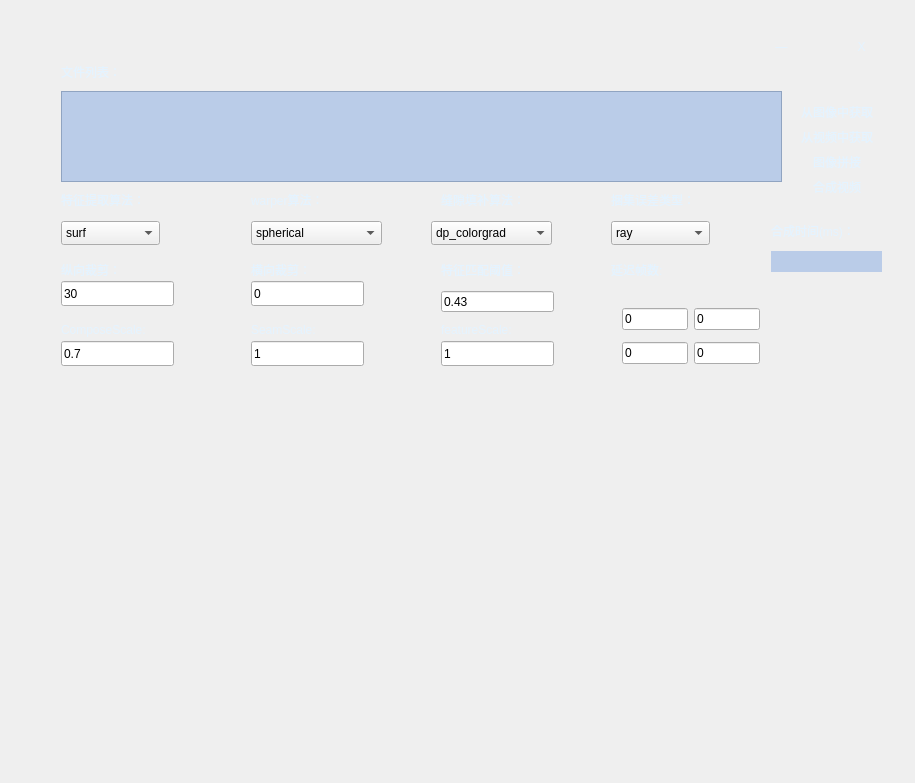
<?xml version="1.0" encoding="UTF-8"?>
<ui version="4.0">
 <class>StitchWindow</class>
 <widget class="QDialog" name="StitchWindow">
  <property name="geometry">
   <rect>
    <x>0</x>
    <y>0</y>
    <width>915</width>
    <height>783</height>
   </rect>
  </property>
  <property name="windowTitle">
   <string>StitchWindow</string>
  </property>
  <property name="styleSheet">
   <string notr="true">#frame{
/*background-color: rgb(125, 142, 255);*/
border-image:url(./background.jpg);
border-radius:30px;
padding:20px;
}
QPushButton{
	font: 75 italic 9pt &quot;Arial&quot;;
    border:0px;
    background:rgba(255,255,255,0);
	color: rgb(228, 243, 255);
}
QPushButton:hover                                               
{
    background: rgba(30,144,255,0.7);                         
}
QLabel
{
    color: rgb(228, 243, 255);   
}
QListView
{
	background-color: rgba(163, 189, 229,0.7);
}</string>
  </property>
  <layout class="QGridLayout" name="gridLayout">
   <item row="0" column="1">
    <widget class="QFrame" name="frame">
     <property name="frameShape">
      <enum>QFrame::StyledPanel</enum>
     </property>
     <property name="frameShadow">
      <enum>QFrame::Raised</enum>
     </property>
     <widget class="QPushButton" name="closeButton">
      <property name="geometry">
       <rect>
        <x>810</x>
        <y>0</y>
        <width>81</width>
        <height>71</height>
       </rect>
      </property>
      <property name="text">
       <string>X</string>
      </property>
     </widget>
     <widget class="QPushButton" name="minimizeButton">
      <property name="geometry">
       <rect>
        <x>730</x>
        <y>0</y>
        <width>81</width>
        <height>71</height>
       </rect>
      </property>
      <property name="text">
       <string>—</string>
      </property>
     </widget>
     <widget class="QListView" name="fileNameView">
      <property name="geometry">
       <rect>
        <x>50</x>
        <y>80</y>
        <width>721</width>
        <height>91</height>
       </rect>
      </property>
     </widget>
     <widget class="QLabel" name="label">
      <property name="geometry">
       <rect>
        <x>50</x>
        <y>50</y>
        <width>81</width>
        <height>21</height>
       </rect>
      </property>
      <property name="text">
       <string>文件列表：</string>
      </property>
     </widget>
     <widget class="QComboBox" name="featureSelect">
      <property name="geometry">
       <rect>
        <x>50</x>
        <y>210</y>
        <width>99</width>
        <height>24</height>
       </rect>
      </property>
      <item>
       <property name="text">
        <string>surf</string>
       </property>
      </item>
      <item>
       <property name="text">
        <string>orb</string>
       </property>
      </item>
     </widget>
     <widget class="QLabel" name="label_2">
      <property name="geometry">
       <rect>
        <x>50</x>
        <y>180</y>
        <width>131</width>
        <height>18</height>
       </rect>
      </property>
      <property name="text">
       <string>特征提取算法：</string>
      </property>
     </widget>
     <widget class="QLabel" name="label_3">
      <property name="geometry">
       <rect>
        <x>240</x>
        <y>180</y>
        <width>91</width>
        <height>18</height>
       </rect>
      </property>
      <property name="text">
       <string>warper算法：</string>
      </property>
     </widget>
     <widget class="QComboBox" name="cameraSelect">
      <property name="geometry">
       <rect>
        <x>240</x>
        <y>210</y>
        <width>131</width>
        <height>24</height>
       </rect>
      </property>
      <item>
       <property name="text">
        <string>spherical</string>
       </property>
      </item>
      <item>
       <property name="text">
        <string>cylindrical</string>
       </property>
      </item>
     </widget>
     <widget class="QLabel" name="label_4">
      <property name="geometry">
       <rect>
        <x>760</x>
        <y>210</y>
        <width>111</width>
        <height>20</height>
       </rect>
      </property>
      <property name="text">
       <string>合成时间(ms)：</string>
      </property>
     </widget>
     <widget class="QLabel" name="timeLabel">
      <property name="geometry">
       <rect>
        <x>760</x>
        <y>240</y>
        <width>111</width>
        <height>21</height>
       </rect>
      </property>
      <property name="styleSheet">
       <string notr="true">background-color: rgba(163, 189, 229,0.7);</string>
      </property>
      <property name="text">
       <string/>
      </property>
     </widget>
     <widget class="QComboBox" name="seamSelect">
      <property name="geometry">
       <rect>
        <x>420</x>
        <y>210</y>
        <width>121</width>
        <height>24</height>
       </rect>
      </property>
      <item>
       <property name="text">
        <string>dp_colorgrad</string>
       </property>
      </item>
      <item>
       <property name="text">
        <string>gc_colorgrad</string>
       </property>
      </item>
      <item>
       <property name="text">
        <string>dp_color</string>
       </property>
      </item>
      <item>
       <property name="text">
        <string>gc_color</string>
       </property>
      </item>
     </widget>
     <widget class="QLabel" name="label_5">
      <property name="geometry">
       <rect>
        <x>430</x>
        <y>180</y>
        <width>121</width>
        <height>18</height>
       </rect>
      </property>
      <property name="text">
       <string>缝隙填补算法：</string>
      </property>
     </widget>
     <widget class="QLabel" name="result">
      <property name="geometry">
       <rect>
        <x>40</x>
        <y>390</y>
        <width>801</width>
        <height>341</height>
       </rect>
      </property>
      <property name="text">
       <string/>
      </property>
     </widget>
     <widget class="QLineEdit" name="matchConf">
      <property name="geometry">
       <rect>
        <x>430</x>
        <y>280</y>
        <width>113</width>
        <height>21</height>
       </rect>
      </property>
      <property name="text">
       <string>0.43</string>
      </property>
     </widget>
     <widget class="QLabel" name="label_6">
      <property name="geometry">
       <rect>
        <x>430</x>
        <y>250</y>
        <width>131</width>
        <height>18</height>
       </rect>
      </property>
      <property name="text">
       <string>特征匹配阈值：</string>
      </property>
     </widget>
     <widget class="QLineEdit" name="cuty">
      <property name="geometry">
       <rect>
        <x>50</x>
        <y>270</y>
        <width>113</width>
        <height>25</height>
       </rect>
      </property>
      <property name="text">
       <string>30</string>
      </property>
     </widget>
     <widget class="QLineEdit" name="cutx">
      <property name="geometry">
       <rect>
        <x>240</x>
        <y>270</y>
        <width>113</width>
        <height>25</height>
       </rect>
      </property>
      <property name="text">
       <string>0</string>
      </property>
     </widget>
     <widget class="QLabel" name="label_7">
      <property name="geometry">
       <rect>
        <x>50</x>
        <y>250</y>
        <width>81</width>
        <height>18</height>
       </rect>
      </property>
      <property name="text">
       <string>纵向裁剪：</string>
      </property>
     </widget>
     <widget class="QLabel" name="label_8">
      <property name="geometry">
       <rect>
        <x>240</x>
        <y>250</y>
        <width>81</width>
        <height>18</height>
       </rect>
      </property>
      <property name="text">
       <string>横向裁剪：</string>
      </property>
     </widget>
     <widget class="QWidget" name="verticalLayoutWidget">
      <property name="geometry">
       <rect>
        <x>770</x>
        <y>80</y>
        <width>112</width>
        <height>117</height>
       </rect>
      </property>
      <layout class="QVBoxLayout" name="verticalLayout">
       <item>
        <widget class="QPushButton" name="openImageButton">
         <property name="text">
          <string>从图像中获取</string>
         </property>
        </widget>
       </item>
       <item>
        <widget class="QPushButton" name="openVideoButton">
         <property name="text">
          <string>从视频中获取</string>
         </property>
        </widget>
       </item>
       <item>
        <widget class="QPushButton" name="outImageButton">
         <property name="text">
          <string>图像拼接</string>
         </property>
        </widget>
       </item>
       <item>
        <widget class="QPushButton" name="outVideoButton">
         <property name="text">
          <string>合成视频</string>
         </property>
        </widget>
       </item>
      </layout>
     </widget>
     <widget class="QLabel" name="label_9">
      <property name="geometry">
       <rect>
        <x>600</x>
        <y>180</y>
        <width>121</width>
        <height>18</height>
       </rect>
      </property>
      <property name="text">
       <string>捆集误差类型：</string>
      </property>
     </widget>
     <widget class="QLabel" name="label_10">
      <property name="geometry">
       <rect>
        <x>600</x>
        <y>250</y>
        <width>131</width>
        <height>18</height>
       </rect>
      </property>
      <property name="text">
       <string>延迟帧数:</string>
      </property>
     </widget>
     <widget class="QComboBox" name="errorSelect">
      <property name="geometry">
       <rect>
        <x>600</x>
        <y>210</y>
        <width>99</width>
        <height>24</height>
       </rect>
      </property>
      <item>
       <property name="text">
        <string>ray</string>
       </property>
      </item>
      <item>
       <property name="text">
        <string>reproj</string>
       </property>
      </item>
     </widget>
     <widget class="QLabel" name="label_11">
      <property name="geometry">
       <rect>
        <x>430</x>
        <y>310</y>
        <width>121</width>
        <height>18</height>
       </rect>
      </property>
      <property name="text">
       <string>featureScale:</string>
      </property>
     </widget>
     <widget class="QLineEdit" name="featureScale">
      <property name="geometry">
       <rect>
        <x>430</x>
        <y>330</y>
        <width>113</width>
        <height>25</height>
       </rect>
      </property>
      <property name="text">
       <string>1</string>
      </property>
     </widget>
     <widget class="QLineEdit" name="composeScale">
      <property name="geometry">
       <rect>
        <x>50</x>
        <y>330</y>
        <width>113</width>
        <height>25</height>
       </rect>
      </property>
      <property name="text">
       <string>0.7</string>
      </property>
     </widget>
     <widget class="QLineEdit" name="seamScale">
      <property name="geometry">
       <rect>
        <x>240</x>
        <y>330</y>
        <width>113</width>
        <height>25</height>
       </rect>
      </property>
      <property name="text">
       <string>1</string>
      </property>
     </widget>
     <widget class="QLabel" name="label_12">
      <property name="geometry">
       <rect>
        <x>50</x>
        <y>310</y>
        <width>121</width>
        <height>18</height>
       </rect>
      </property>
      <property name="text">
       <string>ComposeScale:</string>
      </property>
     </widget>
     <widget class="QLabel" name="label_13">
      <property name="geometry">
       <rect>
        <x>240</x>
        <y>310</y>
        <width>101</width>
        <height>18</height>
       </rect>
      </property>
      <property name="text">
       <string>SeamScale:</string>
      </property>
     </widget>
     <widget class="QWidget" name="gridLayoutWidget">
      <property name="geometry">
       <rect>
        <x>600</x>
        <y>280</y>
        <width>160</width>
        <height>91</height>
       </rect>
      </property>
      <layout class="QGridLayout" name="gridLayout_2">
       <item row="0" column="2">
        <widget class="QLineEdit" name="frameDelay_2">
         <property name="text">
          <string>0</string>
         </property>
        </widget>
       </item>
       <item row="0" column="1">
        <widget class="QLineEdit" name="frameDelay">
         <property name="text">
          <string>0</string>
         </property>
        </widget>
       </item>
       <item row="1" column="1">
        <widget class="QLineEdit" name="frameDelay_3">
         <property name="text">
          <string>0</string>
         </property>
        </widget>
       </item>
       <item row="1" column="2">
        <widget class="QLineEdit" name="frameDelay_4">
         <property name="text">
          <string>0</string>
         </property>
        </widget>
       </item>
      </layout>
     </widget>
    </widget>
   </item>
  </layout>
 </widget>
 <layoutdefault spacing="6" margin="11"/>
 <resources/>
 <connections/>
</ui>
